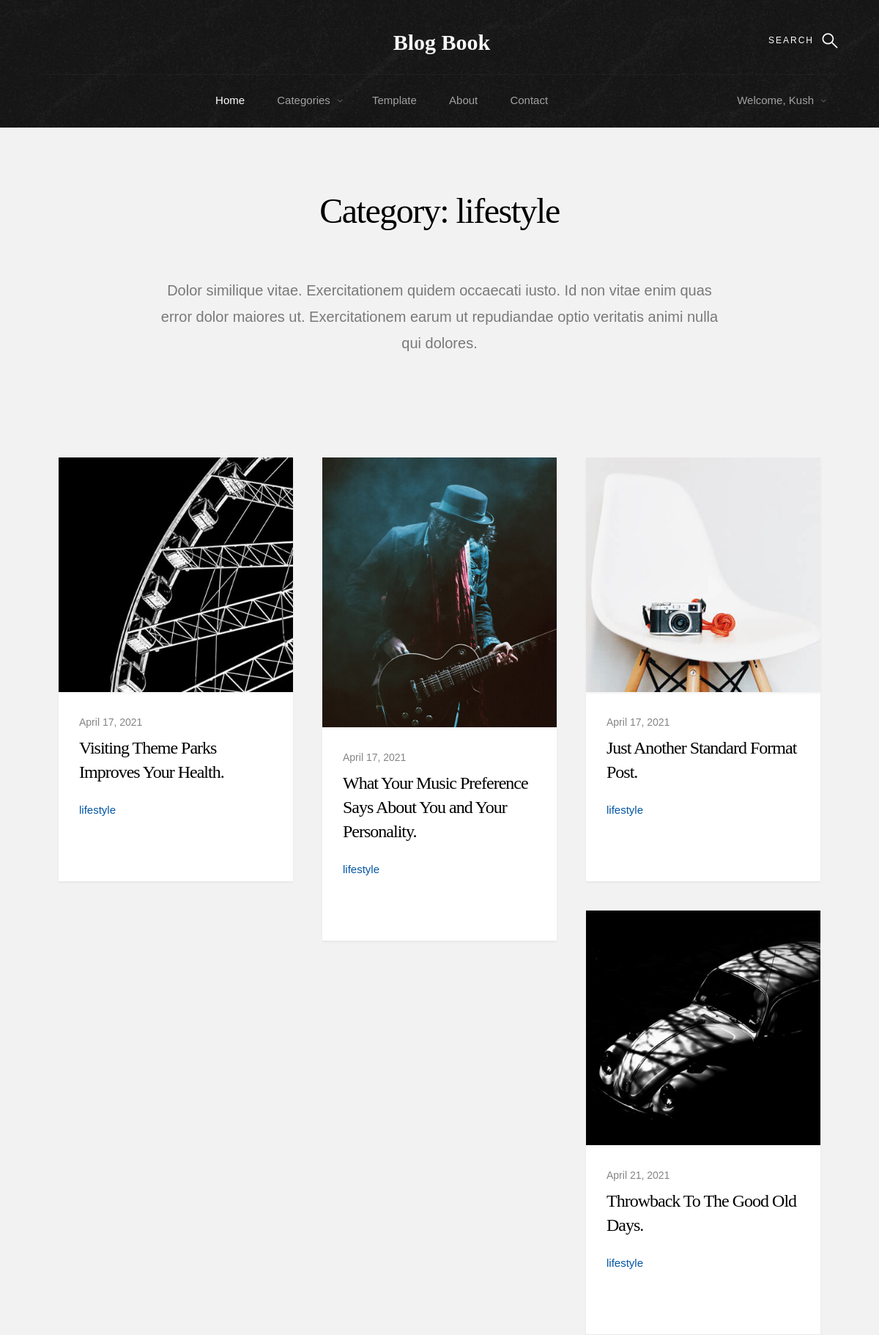
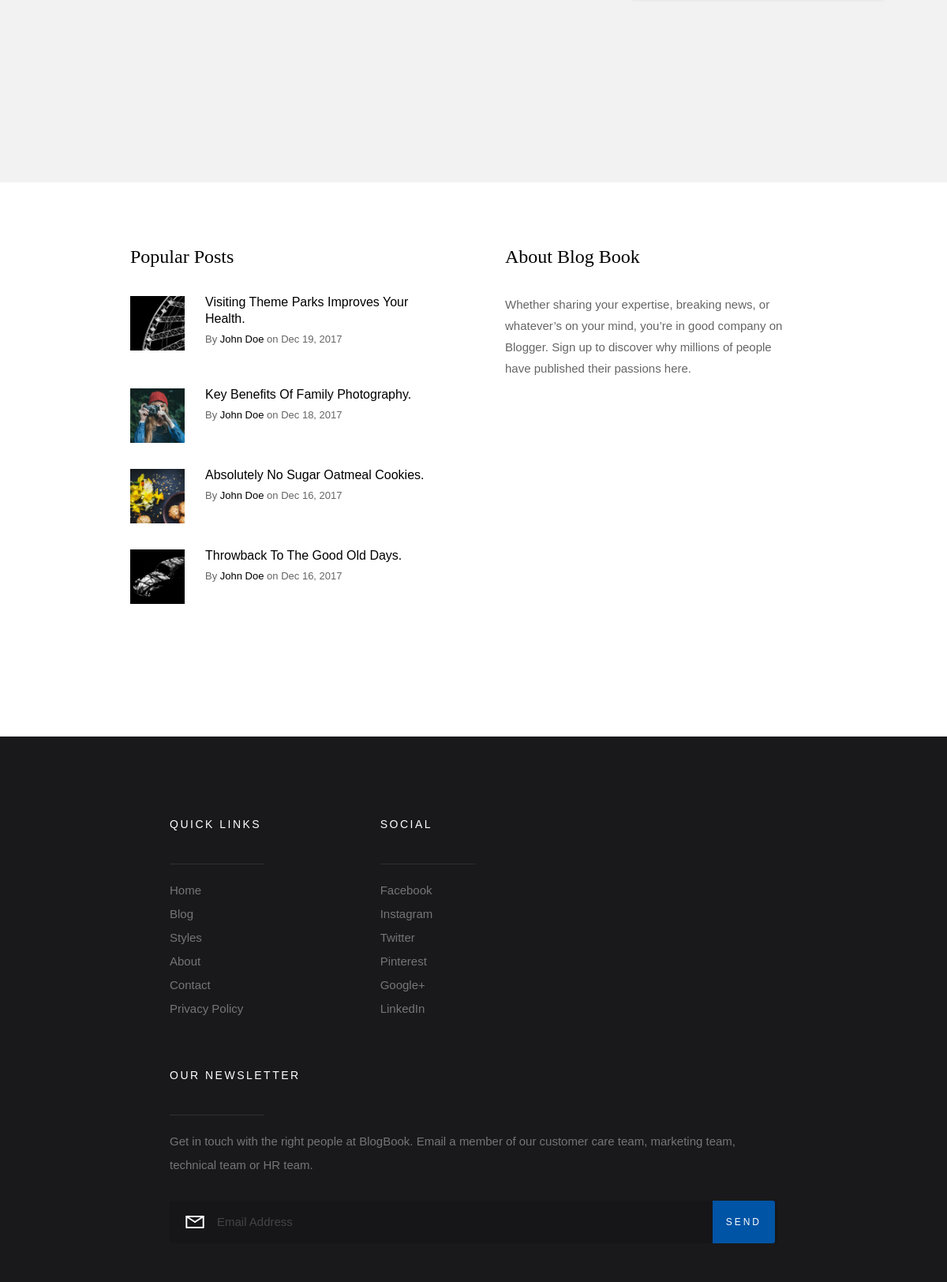
The page /category?cat=lifestyle (signed in, upper part) on the database its author committed (2 pictures, top to bottom).
### polls/models.py (models this page shows, shortened)
class blogDetails(models.Model):
	blogTitle=models.CharField(max_length=200)
	blogCatagories=models.CharField(max_length=100)
	blogProfile=models.ImageField(upload_to="profiles",blank=True)
	blogAuthor=models.ForeignKey(User,on_delete=models.CASCADE,default=None)
	template=models.ForeignKey(blogTemplate,on_delete=models.CASCADE,default=None)
	blogDate=models.DateField(default=timezone.now)

### polls/views.py (the view)
# urls.py: path("category",views.index11,name="category"),
def index11(request):
	cat=request.GET["cat"]
	blog=blogDetails.objects.filter(blogCatagories=cat)
	return render(request,"main/category.html" ,{"blog": blog})

### templates/main/category.html (shortened to what this page needs)
{% load static %}
<!DOCTYPE html>
<html class="no-js" lang="en">
<head>
    <link href="{% static 'css/fontawesome.css' %}" rel="stylesheet" media="all">
    <link rel="stylesheet" href="{% static 'css/base.css' %}">
    <link rel="stylesheet" href="{% static 'css/vendor.css' %}">
    <link rel="stylesheet" href="{% static 'css/main.css' %}">
    <link href="{% static 'css/design.css' %}" rel="stylesheet" media="all">
</head>
<body id="top">
     {% include "main/header1.html" %}
    <section class="s-content">
        <div class="row narrow">
            <div class="col-full s-content__header" data-aos="fade-up">
                <h1>Category: {{ request.GET.cat }}</h1>
                <p class="lead">Dolor similique vitae. Exercitationem quidem occaecati iusto. Id non vitae enim quas error dolor maiores ut. Exercitationem earum ut repudiandae optio veritatis animi nulla qui dolores.</p>
            </div>
        </div>
        <section class="s-extra details_main">
        <div class="row masonry-wrap">
            <div class="masonry">
                {% for a in blog %}
                <article class="masonry__brick entry format-standard" data-aos="fade-up">
                    <div class="entry__thumb">
                        <a href="{{ a.template.templatename }}?blogtitle={{ a.blogTitle }}" class="entry__thumb-link">
                            <img src="{{ a.blogProfile.url }}"
                                     alt="">
                        </a>
                    </div>
                    <div class="entry__text">
                        <div class="entry__header">
                            <div class="entry__date">
                                <a href="#">{{ a.blogDate }}</a>
                            </div>
                            <h1 class="entry__title"><a href="{{ a.template.templatename }}?blogtitle={{ a.blogTitle }}">{{ a.blogTitle }}</a></h1>
                        </div>
                        <div class="entry__meta">
                            <span class="entry__meta-links">
                                <a href="category?cat={{a.blogAssociated.blogCatagories}}">{{a.blogCatagories}}</a>
                            </span>
                        </div>
                        <div class="dropdown report" >
                            <i class="fa fa-ellipsis-h dropbtn"></i>
                        </div>
                    </div>
                </article>
                {% endfor %}
            </div>
        </div>
    </section>
    </section>
    {% include "main/footer.html" %}
</body>
</html>

### templates/main/header1.html (shortened to what this page needs)
{% load static %}
<!DOCTYPE html>
<html>
<head>
    <link rel="stylesheet" href="{% static 'css/base.css' %}">
    <link rel="stylesheet" href="{% static 'css/vendor.css' %}">
    <link rel="stylesheet" href="{% static 'css/main.css' %}">
</head>
<body>
    <div class="s-pageheader">
        <header class="header">
            <div class="header__content row">
                <div class="header__logo">
                    <a class="logo" href="home">
                        <span>Blog Book</span>
                    </a>
                </div>
                <ul class="header__social">
                    <li>
                        <a href="#0"><i class="fa fa-facebook" aria-hidden="true"></i></a>
                    </li>
                    <li>
                        <a href="#0"><i class="fa fa-twitter" aria-hidden="true"></i></a>
                    </li>
                    <li>
                        <a href="https://www.instagram.com/weareblogbook/" target="_blank"><i class="fa fa-instagram" aria-hidden="true"></i></a>
                    </li>
                    <li>
                        <a href="#0"><i class="fa fa-pinterest" aria-hidden="true"></i></a>
                    </li>
                </ul>
                <a class="header__search-trigger" href="#0"></a>
                <nav class="header__nav-wrap">
                    <ul class="header__nav">
                        <li class="current"><a href="home" title="">Home</a></li>
                        <li class="has-children">
                            <a href="#0" title="">Categories</a>
                        </li>
                        <li>
                            <a href="template" title="">Template</a>
                        </li>
                        <li><a href="about" title="">About</a></li>
                        <li><a href="contact" title="">Contact</a></li>
                        {% if user.is_authenticated %}
                            <li class="has-children" style="float: right;">
                            <a href="#" title="">Welcome, {{request.user}}</a>
                            </li>
                        {% else %}
                            <li><a href="signin" title="">Sign in</a></li>
                        {% endif %}
                    </ul>
                </nav>
            </div>
        </header>
    </div>
</body>
</html>

### static/css/base.css (style rules this page uses)
html { font-family: sans-serif; line-height: 1.15; -ms-text-size-adjust: 100%; -webkit-text-size-adjust: 100%; }
body { margin: 0; }
article, aside, footer, header, nav, section { display: block; }
h1 { font-size: 2em; margin: 0.67em 0; }
a { background-color: transparent; -webkit-text-decoration-skip: objects; }
img { border-style: none; }
html { font-size: 62.5%; box-sizing: border-box; }
*, *::before, *::after { box-sizing: inherit; }
body { font-weight: normal; line-height: 1; word-wrap: break-word; text-rendering: optimizeLegibility; -webkit-overflow-scrolling: touch; -webkit-text-size-adjust: none; }
body, input, button { -moz-osx-font-smoothing: grayscale; -webkit-font-smoothing: antialiased; }
img, video { max-width: 100%; height: auto; }
div, dl, dt, dd, ul, ol, li, h1, h2, h3, h4, h5, h6, pre, form, p, blockquote, th, td { margin: 0; padding: 0; }
h1, h2, h3, h4, h5, h6 { -webkit-font-smoothing: auto; -webkit-font-smoothing: antialiased; -webkit-font-variant-ligatures: common-ligatures; -moz-font-variant-ligatures: common-ligatures; font-variant-ligatures: common-ligatures; text-rendering: optimizeLegibility; }
em, i { font-style: italic; line-height: inherit; }
ol, ul { list-style: none; }
li { display: block; }
a { text-decoration: none; line-height: inherit; }
a img { border: none; }
.row { width: 94%; max-width: 1200px; margin: 0 auto; }
.row:after { content: ""; display: table; clear: both; }
[class*="col-"] { float: left; padding: 0 20px; }
.col-twelve, .col-full { width: 100%; }
@media only screen and (max-width: 1200px) { [class*="col-"] { padding: 0 15px; } }

### static/css/design.css (style rules this page uses)
* { margin: 0; padding: 0; -webkit-box-sizing: border-box; -moz-box-sizing: border-box; box-sizing: border-box; }
ul { margin: 0; }
img { max-width: 100%; height: auto; }

### rows shown on the page
blogDetails: blogProfile (picture), blogDate "April 17, 2021", blogTitle "Visiting Theme Parks Improves Your Health.", blogCatagories "lifestyle"
blogDetails: blogProfile (picture), blogDate "April 17, 2021", blogTitle "What Your Music Preference Says About You and Your Personality.", blogCatagories "lifestyle"
blogDetails: blogProfile (picture), blogDate "April 17, 2021", blogTitle "Just Another Standard Format Post.", blogCatagories "lifestyle"
blogDetails: blogProfile (picture), blogDate "April 21, 2021", blogTitle "Throwback To The Good Old Days.", blogCatagories "lifestyle"

### other values the page prints
{{ request.user }} "Kush"
{{ request.GET.cat }} "lifestyle"
